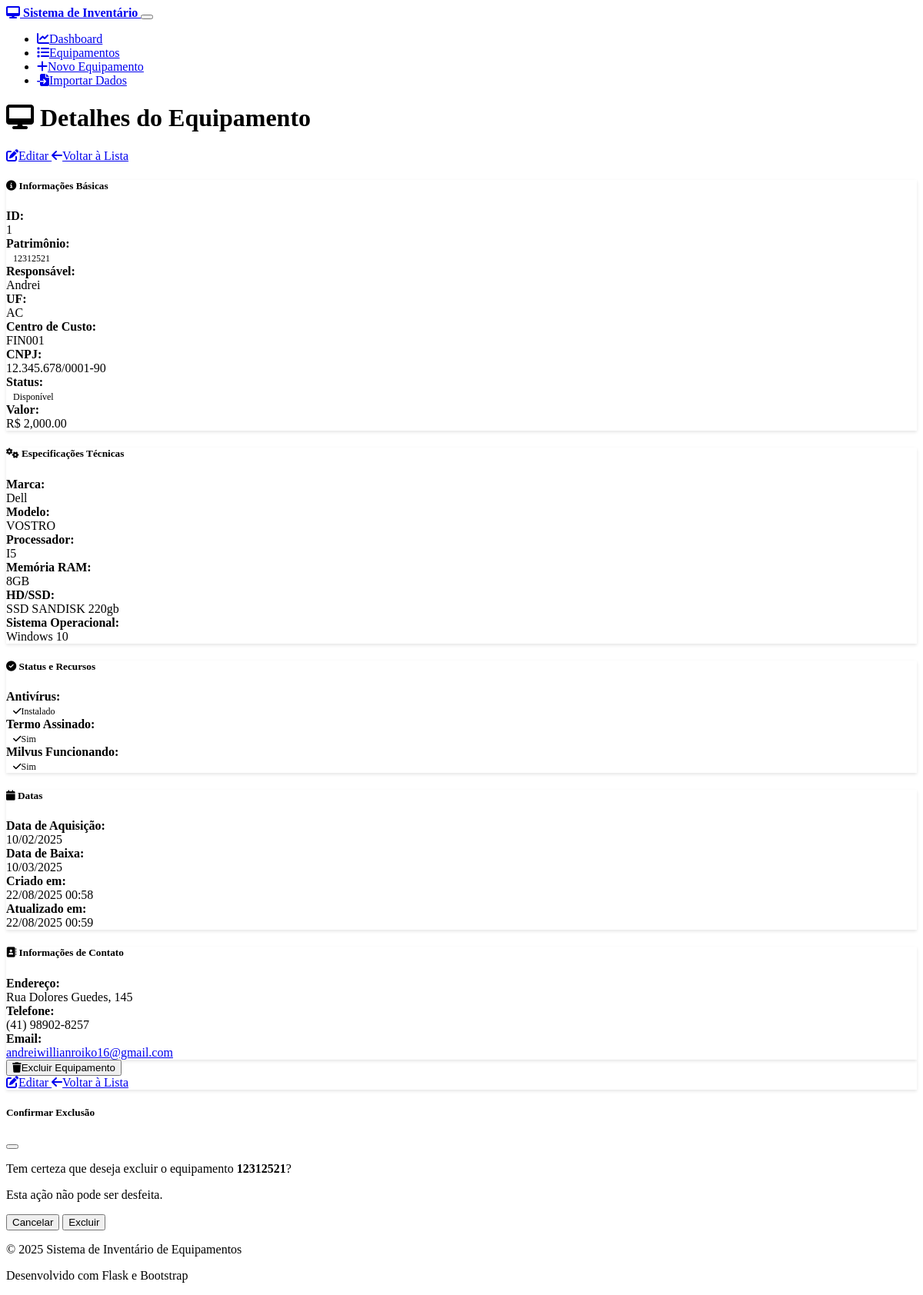
The app's page /equipment/1, older data.
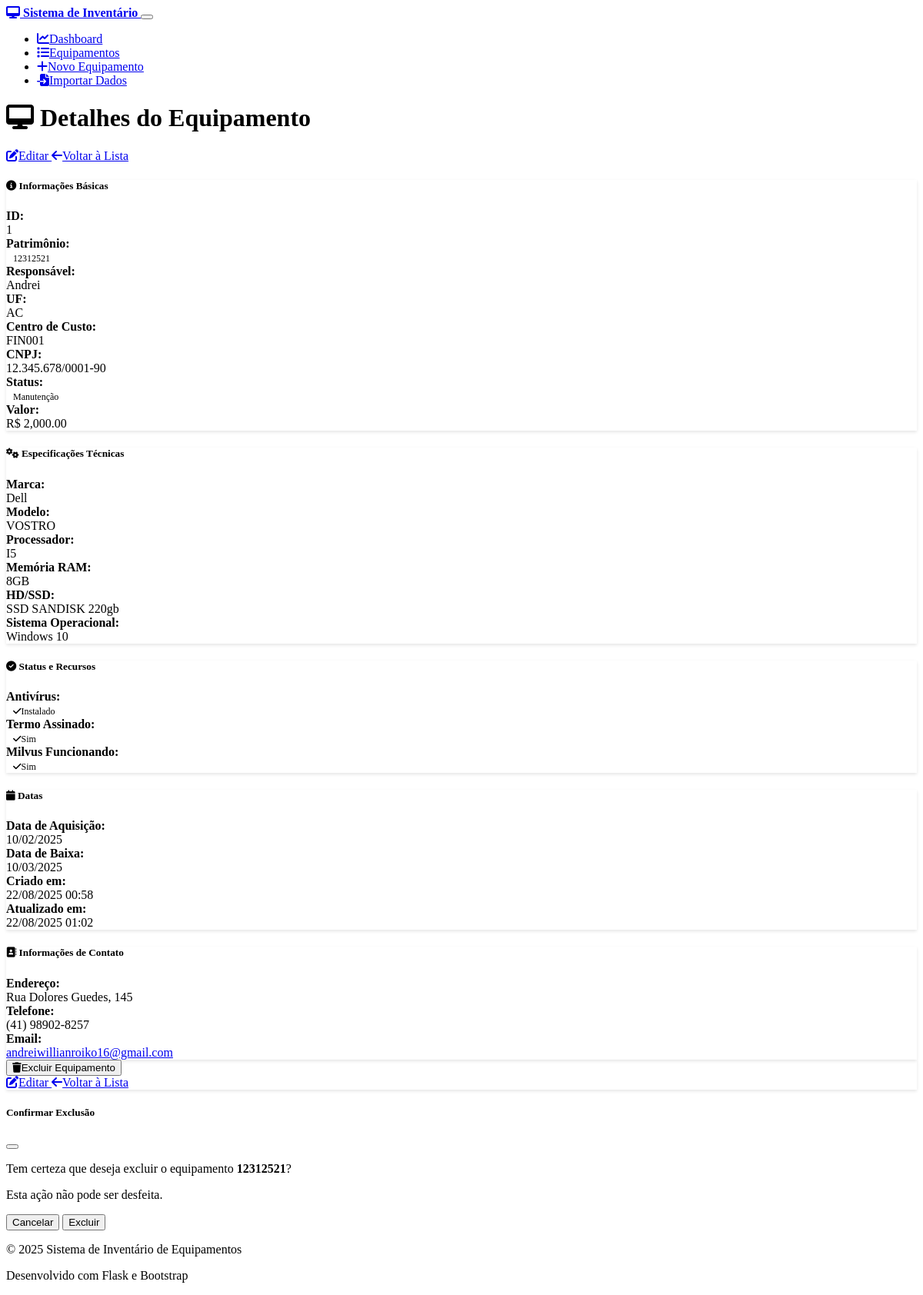
The same page, newer data.
### models.py (models this page shows, shortened)
class Equipment(db.Model):
    __tablename__ = 'equipment'
    id = db.Column(db.Integer, primary_key=True)
    responsavel = db.Column(db.String(100), nullable=False)
    uf = db.Column(db.String(2), nullable=False)
    cc = db.Column(db.String(20), nullable=False)  # Centro de Custo
    cnpj = db.Column(db.Text, nullable=False)  # Mudando para Text para permitir múltiplos CNPJs
    fornecedor = db.Column(db.String(100), nullable=True)  # Novo campo fornecedor
    modelo = db.Column(db.String(100), nullable=False)
    status = db.Column(db.String(50), nullable=False, default='Em uso')
    patrimonio = db.Column(db.String(50), unique=True, nullable=False)
    valor = db.Column(db.Float, nullable=False, default=0.0)
    marca = db.Column(db.String(50), nullable=True)
    processador = db.Column(db.String(100), nullable=True)
    memoria_ram = db.Column(db.String(20), nullable=True)
    hd_ssd = db.Column(db.String(50), nullable=True)
    sistema_operacional = db.Column(db.String(50), nullable=True)
    antivirus = db.Column(db.Boolean, default=False)
    termo_assinado = db.Column(db.Boolean, default=False)
    milvus_funcionando = db.Column(db.Boolean, default=False)
    data_aquisicao = db.Column(db.Date, nullable=True)
    data_baixa = db.Column(db.Date, nullable=True)
    created_at = db.Column(db.DateTime, default=datetime.utcnow)
    updated_at = db.Column(db.DateTime, default=datetime.utcnow, onupdate=datetime.utcnow)
    endereco = db.Column(db.String(200), nullable=True)
    telefone = db.Column(db.String(20), nullable=True)
    email = db.Column(db.String(100), nullable=True)
    link_termos = db.Column(db.String(500), nullable=True)  # Link dos termos assinados
    historico_modificacoes = db.Column(db.Text, nullable=True)  # Histórico de modificações

### routes.py (the view)
@app.route('/equipment/<int:id>')
def equipment_detail(id):
    equipment = Equipment.query.get_or_404(id)
    return render_template('equipment_detail.html', equipment=equipment)

### templates/equipment_detail.html (shortened to what the changed rows need)
{% extends "base.html" %}
{% block content %}
<div class="row">
    <div class="col-12">
        <div class="d-flex justify-content-between align-items-center mb-4">
            <h1>
                <i class="fas fa-desktop me-2"></i>
                Detalhes do Equipamento
            </h1>
        </div>
    </div>
</div>
<div class="row">
    <div class="col-md-6 mb-4">
        <div class="card">
            <div class="card-body">
                <div class="row mb-3">
                    <div class="col-sm-4"><strong>ID:</strong></div>
                    <div class="col-sm-8">{{ equipment.id }}</div>
                </div>
                <div class="row mb-3">
                    <div class="col-sm-8"><span class="badge bg-primary">{{ equipment.patrimonio }}</span></div>
                </div>
                <div class="row mb-3">
                    <div class="col-sm-4"><strong>Responsável:</strong></div>
                    <div class="col-sm-8">{{ equipment.responsavel }}</div>
                </div>
                <div class="row mb-3">
                    <div class="col-sm-4"><strong>UF:</strong></div>
                    <div class="col-sm-8">{{ equipment.uf }}</div>
                </div>
                <div class="row mb-3">
                    <div class="col-sm-4"><strong>Centro de Custo:</strong></div>
                    <div class="col-sm-8">{{ equipment.cc }}</div>
                </div>
                <div class="row mb-3">
                    <div class="col-sm-4"><strong>CNPJ:</strong></div>
                    <div class="col-sm-8">{{ equipment.cnpj }}</div>
                </div>
                <div class="row mb-3">
                    <div class="col-sm-8">
                        <span class="badge
                            {% if equipment.status == 'Em uso' %}bg-success
                            {% elif equipment.status == 'Disponível' %}bg-primary
                            {% elif equipment.status == 'Manutenção' %}bg-warning
                            {% elif equipment.status == 'Baixado' %}bg-danger
                            {% else %}bg-secondary{% endif %}">
                            {{ equipment.status }}
                        </span>
                    </div>
                </div>
                <div class="row mb-3">
                    <div class="col-sm-8"><span class="text-success fw-bold">R$ {{ "{:,.2f}".format(equipment.valor) }}</span></div>
                </div>
            </div>
        </div>
    </div>
    <div class="col-md-6 mb-4">
        <div class="card">
            <div class="card-body">
                <div class="row mb-3">
                    <div class="col-sm-4"><strong>Marca:</strong></div>
                    <div class="col-sm-8">{{ equipment.marca or 'Não informado' }}</div>
                </div>
                <div class="row mb-3">
                    <div class="col-sm-4"><strong>Modelo:</strong></div>
                    <div class="col-sm-8">{{ equipment.modelo }}</div>
                </div>
                <div class="row mb-3">
                    <div class="col-sm-4"><strong>Processador:</strong></div>
                    <div class="col-sm-8">{{ equipment.processador or 'Não informado' }}</div>
                </div>
                <div class="row mb-3">
                    <div class="col-sm-4"><strong>Memória RAM:</strong></div>
                    <div class="col-sm-8">{{ equipment.memoria_ram or 'Não informado' }}</div>
                </div>
                <div class="row mb-3">
                    <div class="col-sm-4"><strong>HD/SSD:</strong></div>
                    <div class="col-sm-8">{{ equipment.hd_ssd or 'Não informado' }}</div>
                </div>
                <div class="row mb-3">
                    <div class="col-sm-4"><strong>Sistema Operacional:</strong></div>
                    <div class="col-sm-8">{{ equipment.sistema_operacional or 'Não informado' }}</div>
                </div>
            </div>
        </div>
    </div>
</div>
<div class="row">
    <div class="col-md-6 mb-4">
        <div class="card">
            <div class="card-body">
                <div class="row mb-3">
                    <div class="col-sm-6"><strong>Data de Aquisição:</strong></div>
                    <div class="col-sm-6">
                        {% if equipment.data_aquisicao %}
                            {{ equipment.data_aquisicao.strftime('%d/%m/%Y') }}
                        {% else %}
                            Não informado
                        {% endif %}
                    </div>
                </div>
                <div class="row mb-3">
                    <div class="col-sm-6"><strong>Data de Baixa:</strong></div>
                    <div class="col-sm-6">
                        {% if equipment.data_baixa %}
                            {{ equipment.data_baixa.strftime('%d/%m/%Y') }}
                        {% else %}
                            Não aplicável
                        {% endif %}
                    </div>
                </div>
                <div class="row mb-3">
                    <div class="col-sm-6"><strong>Criado em:</strong></div>
                    <div class="col-sm-6">{{ equipment.created_at.strftime('%d/%m/%Y %H:%M') }}</div>
                </div>
                <div class="row mb-3">
                    <div class="col-sm-6"><strong>Atualizado em:</strong></div>
                    <div class="col-sm-6">{{ equipment.updated_at.strftime('%d/%m/%Y %H:%M') }}</div>
                </div>
            </div>
        </div>
    </div>
</div>
{% if equipment.endereco or equipment.telefone or equipment.email %}
<div class="row">
    <div class="col-12 mb-4">
        <div class="card">
            <div class="card-body">
                {% if equipment.endereco %}
                    <div class="row mb-3">
                        <div class="col-sm-2"><strong>Endereço:</strong></div>
                        <div class="col-sm-10">{{ equipment.endereco }}</div>
                    </div>
                {% endif %}
                {% if equipment.telefone %}
                    <div class="row mb-3">
                        <div class="col-sm-2"><strong>Telefone:</strong></div>
                        <div class="col-sm-10">{{ equipment.telefone }}</div>
                    </div>
                {% endif %}
                {% if equipment.email %}
                    <div class="row mb-3">
                        <div class="col-sm-2"><strong>Email:</strong></div>
                        <div class="col-sm-10">
                            <a href="mailto:{{ equipment.email }}">{{ equipment.email }}</a>
                        </div>
                    </div>
                {% endif %}
            </div>
        </div>
    </div>
</div>
{% endif %}
<div class="modal fade" id="deleteModal" tabindex="-1">
    <div class="modal-dialog">
        <div class="modal-content">
            <div class="modal-body">
                <p>Tem certeza que deseja excluir o equipamento <strong>{{ equipment.patrimonio }}</strong>?</p>
            </div>
        </div>
    </div>
</div>
{% endblock %}

Row changes from the older to the newer data that the page shows:
changed Equipment "Andrei": status "Disponível" → "Manutenção"; updated_at "22/08/2025 00:59" → "22/08/2025 01:02"
